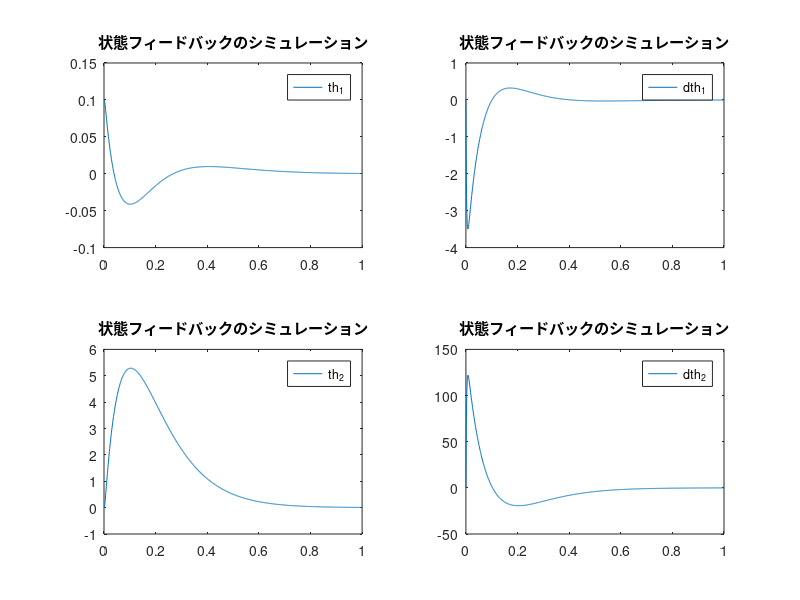

The MATLAB script that drew this image:
clc
clear

% パラメータ
g = 9.80665;
l = 0.1;
l_g = l/2;
m1 = 0.1;
m2 = 1;
r = 0.025; % [m]
I1 = (1/12) * m1 * (l)^2; 
I2 = (1/2) * m2 * r^2;
c1 = 1*10^-3; % 粘性係数 1*10^-3
c2 = 1*10^-3; % フライホイールの粘性係数

M1 = (-c1/(m2*l^2 + m1*l_g^2 + I1));
M2 = (c2/(m2*l^2 + m1*l_g^2 + I1));
M3 = (g*(l*m2 + l_g*m1))/(m2*l^2 + m1*l_g^2 + I1);
M4 = 1/(m2*l^2 + m1*l_g^2 + I1);
M5 = (c1/(m2*l^2 + m1*l_g^2 + I1));
M6 = (-((c2*m2*l^2)/I2 + (c2*m1*l_g^2)/I2 + c2 + (I1*c2)/I2)/(m2*l^2 + m1*l_g^2 + I1));
M7 = (-g*(l*m2 + l_g*m1))/(m2*l^2 + m1*l_g^2 + I1);
M8 = (-((m2*l^2)/I2 + (m1*l_g^2)/I2 + I1/I2 + 1)/(m2*l^2 + m1*l_g^2 + I1));

A = [0, 0, 1, 0;
     0, 0, 0, 1;
     M3, 0, M1, M2;
     M7, 0, M5, M6];
B = [0; 0; M4; M8];
C = [1, 1, 0, 0];

% 可制御　可観測
Uc = [B, A*B, A^2*B, A^3*B];
if det(Uc) ~= 0
    disp('可制御である')
end
Uo = [C; C*A; C*A^2; C*A^3];

if det(Uo) ~= 0
    disp('可観測である')
end

% ゲインを求める
% p = [-1+1i -1-1i -1+1i -1-1i];
% f = place(A, B, p);

Q = [1, 0, 0, 0;
     0, 1, 0, 0;
     0, 0, 0.01, 0;
     0, 0, 0, 0.01];
R = 1;
f = lqr(A, B, Q, R);

% シミュレーション
dt = 0.001;
t = 0 : dt : 1;
x0 = [0.1; 0; 0; 0]; % 初期値
u = 0; % 入力の初期値
x = x0;

s_x1 = [];
s_x2 = [];
s_x3 = [];
s_x4 = [];
s_u = [];
for n = t
    dx = A * x + B * u;
    x = x + dx * dt;
    u = -f*x;
    
    s_x1 = [s_x1 x(1)];
    s_x2 = [s_x2 x(2)];
    s_x3 = [s_x3 x(3)];
    s_x4 = [s_x4 x(4)];
    s_u = [s_u u];

end

figure(3)
subplot(2, 2, 1)
plot(t, s_x1);
legend('th_1')
title('状態フィードバックのシミュレーション')

subplot(2, 2, 3)
plot(t, s_x2);
legend('th_2')
title('状態フィードバックのシミュレーション')

subplot(2, 2, 2)
plot(t, s_x3);
legend('dth_1')
title('状態フィードバックのシミュレーション')

subplot(2, 2, 4)
plot(t, s_x4);
legend('dth_2')
title('状態フィードバックのシミュレーション')